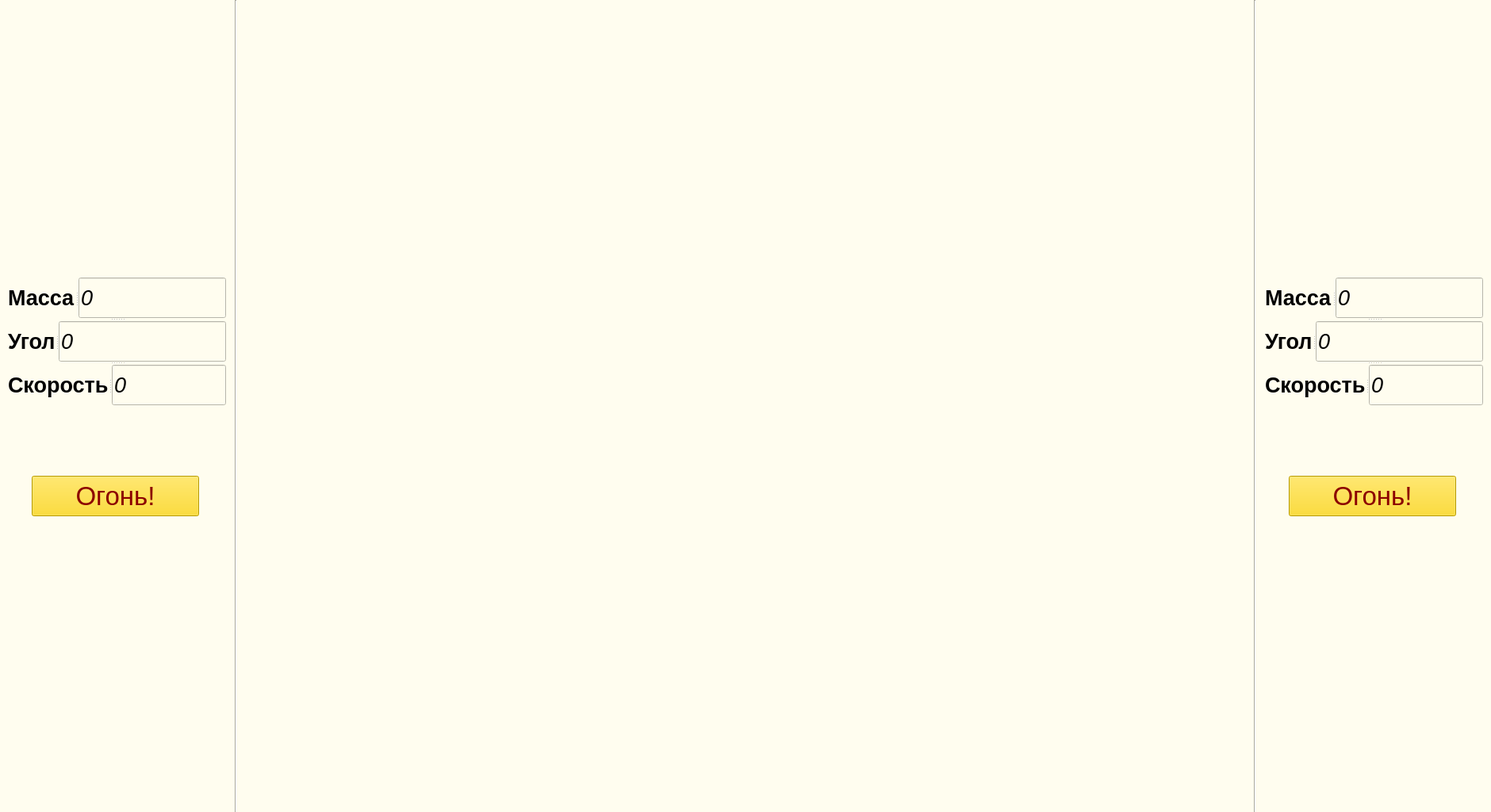
<?xml version="1.0" encoding="UTF-8"?>
<ui version="4.0">
 <class>game</class>
 <widget class="QMainWindow" name="game">
  <property name="geometry">
   <rect>
    <x>0</x>
    <y>0</y>
    <width>1880</width>
    <height>1024</height>
   </rect>
  </property>
  <property name="sizePolicy">
   <sizepolicy hsizetype="Preferred" vsizetype="Preferred">
    <horstretch>0</horstretch>
    <verstretch>0</verstretch>
   </sizepolicy>
  </property>
  <property name="windowTitle">
   <string>Game</string>
  </property>
  <property name="styleSheet">
   <string notr="true">background-color: rgb(255,253,239);</string>
  </property>
  <widget class="QWidget" name="centralwidget">
   <widget class="QLabel" name="img_left">
    <property name="geometry">
     <rect>
      <x>300</x>
      <y>896</y>
      <width>128</width>
      <height>128</height>
     </rect>
    </property>
    <property name="text">
     <string/>
    </property>
   </widget>
   <widget class="QLabel" name="img_right">
    <property name="geometry">
     <rect>
      <x>1452</x>
      <y>896</y>
      <width>128</width>
      <height>128</height>
     </rect>
    </property>
    <property name="text">
     <string/>
    </property>
   </widget>
   <widget class="QSplitter" name="splitter_4">
    <property name="geometry">
     <rect>
      <x>10</x>
      <y>350</y>
      <width>275</width>
      <height>161</height>
     </rect>
    </property>
    <property name="font">
     <font>
      <pointsize>20</pointsize>
     </font>
    </property>
    <property name="orientation">
     <enum>Qt::Vertical</enum>
    </property>
    <widget class="QSplitter" name="splitter_3">
     <property name="orientation">
      <enum>Qt::Horizontal</enum>
     </property>
     <widget class="QLabel" name="label">
      <property name="font">
       <font>
        <pointsize>20</pointsize>
        <weight>75</weight>
        <bold>true</bold>
        <underline>false</underline>
       </font>
      </property>
      <property name="text">
       <string>Масса</string>
      </property>
     </widget>
     <widget class="QLineEdit" name="mass">
      <property name="font">
       <font>
        <pointsize>20</pointsize>
        <italic>true</italic>
       </font>
      </property>
      <property name="text">
       <string>0</string>
      </property>
     </widget>
    </widget>
    <widget class="QSplitter" name="splitter">
     <property name="orientation">
      <enum>Qt::Horizontal</enum>
     </property>
     <widget class="QLabel" name="label_3">
      <property name="font">
       <font>
        <pointsize>20</pointsize>
        <weight>75</weight>
        <bold>true</bold>
       </font>
      </property>
      <property name="text">
       <string>Угол</string>
      </property>
     </widget>
     <widget class="QLineEdit" name="angle">
      <property name="font">
       <font>
        <pointsize>20</pointsize>
        <italic>true</italic>
       </font>
      </property>
      <property name="text">
       <string>0</string>
      </property>
     </widget>
    </widget>
    <widget class="QSplitter" name="splitter_2">
     <property name="orientation">
      <enum>Qt::Horizontal</enum>
     </property>
     <widget class="QLabel" name="label_2">
      <property name="enabled">
       <bool>true</bool>
      </property>
      <property name="font">
       <font>
        <pointsize>20</pointsize>
        <weight>75</weight>
        <bold>true</bold>
       </font>
      </property>
      <property name="mouseTracking">
       <bool>false</bool>
      </property>
      <property name="text">
       <string>Скорость</string>
      </property>
     </widget>
     <widget class="QLineEdit" name="rate">
      <property name="font">
       <font>
        <pointsize>20</pointsize>
        <italic>true</italic>
       </font>
      </property>
      <property name="text">
       <string>0</string>
      </property>
     </widget>
    </widget>
   </widget>
   <widget class="QPushButton" name="left_button">
    <property name="geometry">
     <rect>
      <x>40</x>
      <y>600</y>
      <width>211</width>
      <height>51</height>
     </rect>
    </property>
    <property name="font">
     <font>
      <pointsize>25</pointsize>
     </font>
    </property>
    <property name="styleSheet">
     <string notr="true">background-color: gold;
color:  darkred;
</string>
    </property>
    <property name="text">
     <string>Огонь!</string>
    </property>
   </widget>
   <widget class="QLabel" name="img_kernel">
    <property name="geometry">
     <rect>
      <x>1390</x>
      <y>870</y>
      <width>64</width>
      <height>64</height>
     </rect>
    </property>
    <property name="text">
     <string/>
    </property>
   </widget>
   <widget class="QSplitter" name="splitter_5">
    <property name="geometry">
     <rect>
      <x>1595</x>
      <y>350</y>
      <width>275</width>
      <height>161</height>
     </rect>
    </property>
    <property name="font">
     <font>
      <pointsize>20</pointsize>
     </font>
    </property>
    <property name="orientation">
     <enum>Qt::Vertical</enum>
    </property>
    <widget class="QSplitter" name="splitter_6">
     <property name="orientation">
      <enum>Qt::Horizontal</enum>
     </property>
     <widget class="QLabel" name="label_4">
      <property name="font">
       <font>
        <pointsize>20</pointsize>
        <weight>75</weight>
        <bold>true</bold>
        <underline>false</underline>
       </font>
      </property>
      <property name="text">
       <string>Масса</string>
      </property>
     </widget>
     <widget class="QLineEdit" name="mass_2">
      <property name="font">
       <font>
        <pointsize>20</pointsize>
        <italic>true</italic>
       </font>
      </property>
      <property name="text">
       <string>0</string>
      </property>
     </widget>
    </widget>
    <widget class="QSplitter" name="splitter_7">
     <property name="orientation">
      <enum>Qt::Horizontal</enum>
     </property>
     <widget class="QLabel" name="label_5">
      <property name="font">
       <font>
        <pointsize>20</pointsize>
        <weight>75</weight>
        <bold>true</bold>
       </font>
      </property>
      <property name="text">
       <string>Угол</string>
      </property>
     </widget>
     <widget class="QLineEdit" name="angle_2">
      <property name="font">
       <font>
        <pointsize>20</pointsize>
        <italic>true</italic>
       </font>
      </property>
      <property name="text">
       <string>0</string>
      </property>
     </widget>
    </widget>
    <widget class="QSplitter" name="splitter_8">
     <property name="orientation">
      <enum>Qt::Horizontal</enum>
     </property>
     <widget class="QLabel" name="label_6">
      <property name="enabled">
       <bool>true</bool>
      </property>
      <property name="font">
       <font>
        <pointsize>20</pointsize>
        <weight>75</weight>
        <bold>true</bold>
       </font>
      </property>
      <property name="mouseTracking">
       <bool>false</bool>
      </property>
      <property name="text">
       <string>Скорость</string>
      </property>
     </widget>
     <widget class="QLineEdit" name="rate_2">
      <property name="font">
       <font>
        <pointsize>20</pointsize>
        <italic>true</italic>
       </font>
      </property>
      <property name="text">
       <string>0</string>
      </property>
     </widget>
    </widget>
   </widget>
   <widget class="QPushButton" name="right_button">
    <property name="geometry">
     <rect>
      <x>1625</x>
      <y>600</y>
      <width>211</width>
      <height>51</height>
     </rect>
    </property>
    <property name="font">
     <font>
      <pointsize>25</pointsize>
     </font>
    </property>
    <property name="styleSheet">
     <string notr="true">background-color: gold;
color:  darkred;
</string>
    </property>
    <property name="text">
     <string>Огонь!</string>
    </property>
   </widget>
   <widget class="QLabel" name="left_hp">
    <property name="geometry">
     <rect>
      <x>350</x>
      <y>50</y>
      <width>250</width>
      <height>50</height>
     </rect>
    </property>
    <property name="font">
     <font>
      <pointsize>20</pointsize>
      <weight>75</weight>
      <bold>true</bold>
     </font>
    </property>
    <property name="text">
     <string/>
    </property>
   </widget>
   <widget class="QLabel" name="right_hp">
    <property name="geometry">
     <rect>
      <x>1275</x>
      <y>50</y>
      <width>250</width>
      <height>50</height>
     </rect>
    </property>
    <property name="font">
     <font>
      <pointsize>20</pointsize>
      <weight>75</weight>
      <bold>true</bold>
     </font>
    </property>
    <property name="text">
     <string/>
    </property>
   </widget>
   <widget class="Line" name="line">
    <property name="geometry">
     <rect>
      <x>295</x>
      <y>0</y>
      <width>5</width>
      <height>1024</height>
     </rect>
    </property>
    <property name="orientation">
     <enum>Qt::Vertical</enum>
    </property>
   </widget>
   <widget class="Line" name="line_2">
    <property name="geometry">
     <rect>
      <x>1580</x>
      <y>0</y>
      <width>5</width>
      <height>1024</height>
     </rect>
    </property>
    <property name="orientation">
     <enum>Qt::Vertical</enum>
    </property>
   </widget>
  </widget>
  <action name="to_menu">
   <property name="text">
    <string>Выход в меню</string>
   </property>
  </action>
  <action name="exit">
   <property name="text">
    <string>Выход на рабочий стол</string>
   </property>
  </action>
 </widget>
 <resources/>
 <connections/>
</ui>
